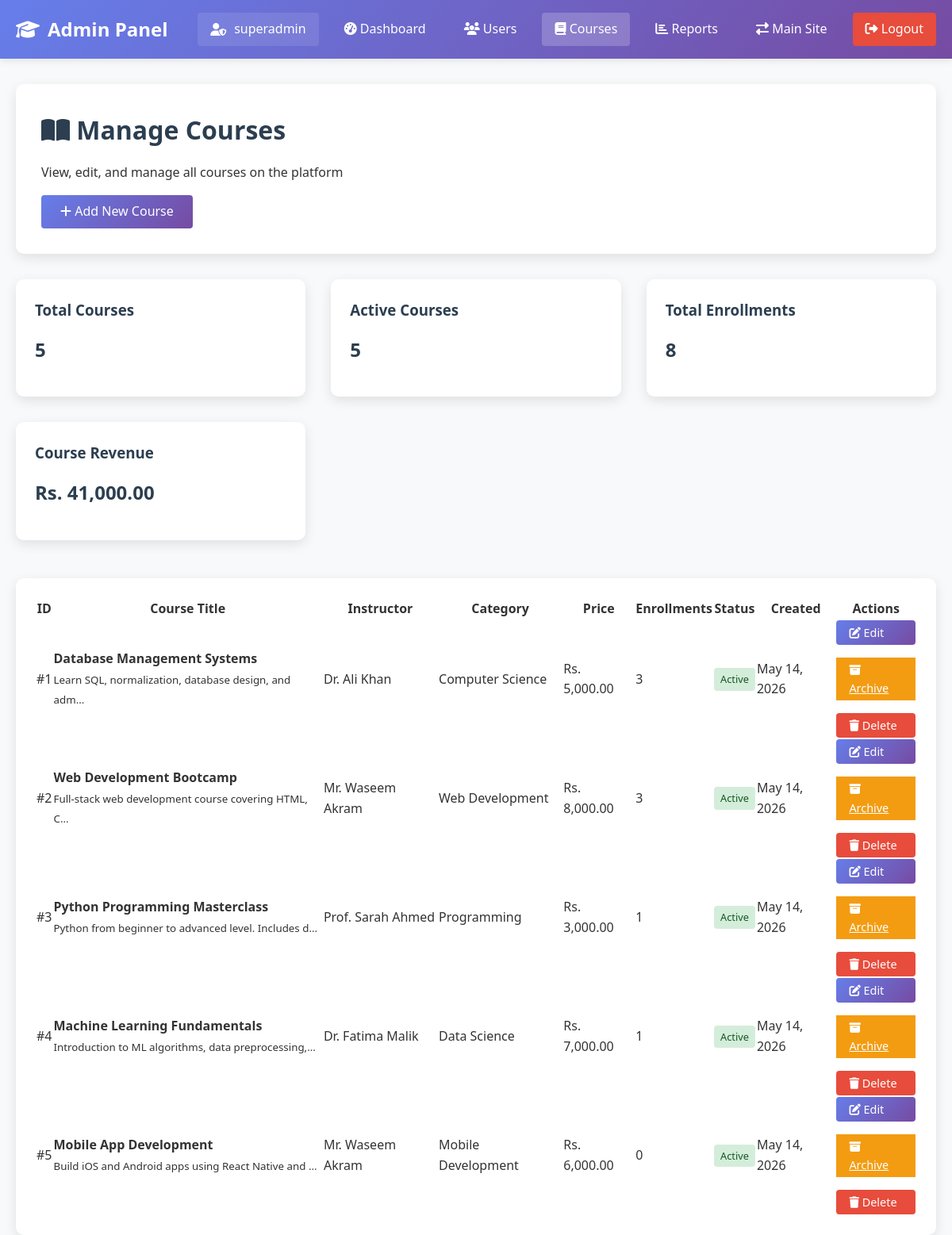
The app's page /admin/manage_courses.php (signed in) with its own data.
### tables this page shows
CREATE TABLE course (
    Course_ID INT PRIMARY KEY AUTO_INCREMENT,
    Title VARCHAR(100) NOT NULL,
    Description TEXT,
    Category VARCHAR(50),
    Level ENUM('Beginner', 'Intermediate', 'Advanced') DEFAULT 'Beginner',
    Price DECIMAL(10,2) DEFAULT 0.00,
    Duration INT COMMENT 'Duration in hours',
    Thumbnail VARCHAR(255),
    FK_Instructor_ID INT,
    Created_Date TIMESTAMP DEFAULT CURRENT_TIMESTAMP,
    Updated_Date TIMESTAMP DEFAULT CURRENT_TIMESTAMP ON UPDATE CURRENT_TIMESTAMP,
    Status ENUM('active', 'draft', 'archived') DEFAULT 'draft',
    FOREIGN KEY (FK_Instructor_ID) REFERENCES instructor(Instructor_ID) ON DELETE SET NULL
);

CREATE TABLE instructor (
    Instructor_ID INT PRIMARY KEY AUTO_INCREMENT,
    Name VARCHAR(50) NOT NULL,
    Email VARCHAR(50) UNIQUE NOT NULL,
    Phone VARCHAR(20),
    Qualification VARCHAR(100),
    Specialization VARCHAR(100),
    Bio TEXT,
    Password VARCHAR(255) NOT NULL,
    Profile_Image VARCHAR(255),
    Joining_Date TIMESTAMP DEFAULT CURRENT_TIMESTAMP,
    Status ENUM('active', 'inactive', 'pending') DEFAULT 'pending',
    Last_Login TIMESTAMP NULL
);

### config.php (called while the page is built, shortened)
<?php
$conn = new mysqli(DB_HOST, DB_USER, DB_PASS, DB_NAME);
$conn->set_charset("utf8mb4");
function isLoggedIn() {
    return isset($_SESSION['user_id']);
}
function getCurrentUser() {
    global $conn;
    $user_id = $_SESSION['user_id'];
    $user_type = $_SESSION['user_type'];
    if ($user_type == 'student') {
        $table = 'STUDENT';
        $id_field = 'Student_ID';
    } elseif ($user_type == 'instructor') {
        $table = 'INSTRUCTOR';
        $id_field = 'Instructor_ID';
    } elseif ($user_type == 'admin') {
        $table = 'ADMIN';
        $id_field = 'Admin_ID';
    } else {
        return null;
    }
    $sql = "SELECT * FROM $table WHERE $id_field = ?";
    $stmt = $conn->prepare($sql);
    $stmt->bind_param("i", $user_id);
    $stmt->execute();
    $result = $stmt->get_result();
    return $result->fetch_assoc();
}
?>

### admin/manage_courses.php (the view, shortened to what this page needs)
<?php
require_once '../config.php';
$admin = getCurrentUser();
?>
<!DOCTYPE html>
<html lang="en">
<head>
    <link rel="stylesheet" href="../css/style.css">
    <link rel="stylesheet" href="https://cdnjs.cloudflare.com/ajax/libs/font-awesome/6.4.0/css/all.min.css">
</head>
<body>
    <nav class="navbar">
        <div class="container">
            <a href="index.php" class="logo">
                <i class="fas fa-graduation-cap"></i>
                Admin Panel
            </a>
            <div class="nav-menu">
                <span class="user-greeting">
                    <i class="fas fa-user-shield"></i> <?php echo $admin['Username']; ?>
                </span>
                <a href="index.php"><i class="fas fa-tachometer-alt"></i> Dashboard</a>
                <a href="manage_users.php"><i class="fas fa-users"></i> Users</a>
                <a href="manage_courses.php" class="active"><i class="fas fa-book"></i> Courses</a>
                <a href="reports.php"><i class="fas fa-chart-bar"></i> Reports</a>
                <a href="../dashboard.php"><i class="fas fa-exchange-alt"></i> Main Site</a>
                <a href="../logout.php" class="btn-danger"><i class="fas fa-sign-out-alt"></i> Logout</a>
            </div>
        </div>
    </nav>
    <div class="container">
        <div class="dashboard-header">
            <h1><i class="fas fa-book-open"></i> Manage Courses</h1>
            <p>View, edit, and manage all courses on the platform</p>
            <a href="add_course.php" class="btn-primary">
                <i class="fas fa-plus"></i> Add New Course
            </a>
        </div>
        <div class="dashboard-grid">
            <?php
            $stats_sql = [
                'total_courses' => "SELECT COUNT(*) as count FROM COURSE",
                'active_courses' => "SELECT COUNT(*) as count FROM COURSE WHERE Status = 'active'",
                'total_enrollments' => "SELECT COUNT(*) as count FROM ENROLLMENT",
                'total_revenue' => "SELECT SUM(Amount) as total FROM PAYMENT WHERE Status = 'completed'"
            ];
            foreach ($stats_sql as $key => $sql) {
                $result = $conn->query($sql);
            }
            ?>
            <div class="dashboard-card">
                <div class="card-body">
                    <h3>Total Courses</h3>
                    <h2><?php echo $total_courses['count']; ?></h2>
                </div>
            </div>
            <div class="dashboard-card">
                <div class="card-body">
                    <h3>Active Courses</h3>
                    <h2><?php echo $active_courses['count']; ?></h2>
                </div>
            </div>
            <div class="dashboard-card">
                <div class="card-body">
                    <h3>Total Enrollments</h3>
                    <h2><?php echo $total_enrollments['count']; ?></h2>
                </div>
            </div>
            <div class="dashboard-card">
                <div class="card-body">
                    <h3>Course Revenue</h3>
                    <h2>Rs. <?php echo number_format($total_revenue['total'] ?? 0, 2); ?></h2>
                </div>
            </div>
        </div>
        <div class="dashboard-card">
            <div class="card-body">
                <table class="data-table">
                    <thead>
                        <tr>
                            <th>ID</th>
                            <th>Course Title</th>
                            <th>Instructor</th>
                            <th>Category</th>
                            <th>Price</th>
                            <th>Enrollments</th>
                            <th>Status</th>
                            <th>Created</th>
                            <th>Actions</th>
                        </tr>
                    </thead>
                    <tbody>
                        <?php
                        $sql = "SELECT c.*, i.Name as InstructorName,
                               COUNT(e.Enroll_ID) as EnrollmentCount
                               FROM COURSE c
                               JOIN INSTRUCTOR i ON c.FK_Instructor_ID = i.Instructor_ID
                               LEFT JOIN ENROLLMENT e ON c.Course_ID = e.FK_Course_ID
                               GROUP BY c.Course_ID
                               ORDER BY c.Created_Date DESC";
                        $result = $conn->query($sql);
                        if ($result->num_rows > 0) {
                            while($row = $result->fetch_assoc()) {
                                ?>
                                <tr>
                                    <td>#<?php echo $row['Course_ID']; ?></td>
                                    <td>
                                        <strong><?php echo htmlspecialchars($row['Title']); ?></strong>
                                        <br><small><?php echo substr(htmlspecialchars($row['Description']), 0, 50) . '...'; ?></small>
                                    </td>
                                    <td><?php echo htmlspecialchars($row['InstructorName']); ?></td>
                                    <td>
                                        <span class="badge"><?php echo $row['Category'] ?? 'Uncategorized'; ?></span>
                                    </td>
                                    <td>Rs. <?php echo number_format($row['Price'], 2); ?></td>
                                    <td><?php echo $row['EnrollmentCount']; ?></td>
                                    <td>
                                        <span class="status-badge <?php echo $row['Status']; ?>">
                                            <?php echo ucfirst($row['Status']); ?>
                                        </span>
                                    </td>
                                    <td><?php echo date('M d, Y', strtotime($row['Created_Date'])); ?></td>
                                    <td>
                                        <div class="action-buttons">
                                            <a href="edit_course.php?id=<?php echo $row['Course_ID']; ?>"
                                               class="btn-primary btn-small">
                                                <i class="fas fa-edit"></i> Edit
                                            </a>
                                            <?php if ($row['Status'] == 'active'): ?>
                                                <a href="?action=status&id=<?php echo $row['Course_ID']; ?>&status=draft"
                                                   class="btn-warning btn-small"
                                                   onclick="return confirm('Archive this course?')">
                                                    <i class="fas fa-archive"></i> Archive
                                                </a>
                                            <?php endif; ?>
                                            <a href="?action=delete&id=<?php echo $row['Course_ID']; ?>"
                                               class="btn-danger btn-small"
                                               onclick="return confirm('Are you sure you want to delete this course?')">
                                                <i class="fas fa-trash"></i> Delete
                                            </a>
                                        </div>
                                    </td>
                                </tr>
                                <?php
                            }
                        } else {
                            echo "<tr><td colspan='9' class='text-center'>No courses found</td></tr>";
                        }
                        ?>
                    </tbody>
                </table>
            </div>
        </div>
    </div>
</body>
</html>

### css/style.css (style rules this page uses)
* { margin: 0; padding: 0; box-sizing: border-box; }
body { font-family: 'Segoe UI', Tahoma, Geneva, Verdana, sans-serif; line-height: 1.6; color: #333; background-color: #f8f9fa; }
.container { max-width: 1200px; margin: 0 auto; padding: 0 20px; }
h1, h2, h3, h4 { color: #2c3e50; margin-bottom: 1rem; }
p { margin-bottom: 1rem; }
.navbar { background: linear-gradient(135deg, #667eea 0%, #764ba2 100%); color: white; padding: 1rem 0; box-shadow: 0 2px 10px rgba(0,0,0,0.1); }
.navbar .container { display: flex; justify-content: space-between; align-items: center; }
.logo { font-size: 1.5rem; font-weight: bold; color: white; text-decoration: none; display: flex; align-items: center; gap: 10px; }
.nav-menu { display: flex; gap: 1rem; align-items: center; }
.nav-menu a { color: white; text-decoration: none; padding: 0.5rem 1rem; border-radius: 4px; transition: background 0.3s; }
.nav-menu a.active { background: rgba(255,255,255,0.2); }
.btn-primary, .btn-secondary, .btn-outline, .btn-danger { padding: 0.5rem 1.5rem; border: none; border-radius: 4px; cursor: pointer; text-decoration: none; display: inline-block; transition: all 0.3s; font-weight: 500; }
.btn-primary { background: linear-gradient(135deg, #667eea 0%, #764ba2 100%); color: white; }
.btn-danger { background: #e74c3c; color: white; }
.btn-small { padding: 0.25rem 1rem; font-size: 0.9rem; }
.dashboard-header { background: white; padding: 2rem; border-radius: 10px; margin: 2rem 0; box-shadow: 0 5px 15px rgba(0,0,0,0.1); }
.dashboard-grid { display: grid; grid-template-columns: repeat(auto-fit, minmax(300px, 1fr)); gap: 2rem; margin-bottom: 3rem; }
.dashboard-card { background: white; border-radius: 10px; overflow: hidden; box-shadow: 0 5px 15px rgba(0,0,0,0.1); }
.card-body { padding: 1.5rem; }
.status-badge { display: inline-block; padding: 0.25rem 0.5rem; border-radius: 4px; font-size: 0.8rem; font-weight: 500; }
.status-badge.active { background: #d4edda; color: #155724; }
.action-buttons { display: grid; gap: 1rem; }
.user-greeting { color: white; padding: 0.5rem 1rem; background: rgba(255,255,255,0.1); border-radius: 4px; display: flex; align-items: center; gap: 10px; }

### admin/manage_courses.php (style rules this page uses)
.btn-warning { background: #f39c12; color: white; }

### records on screen
course: Course_ID "1", Title "Database Management Systems", Description "Learn SQL, normalization, database design, and adm", FK_Instructor_ID.Name "Dr. Ali Khan", Category "Computer Science", Price "5,000.00", EnrollmentCount "3", Status "Active", Created_Date "May 14, 2026"
course: Course_ID "2", Title "Web Development Bootcamp", Description "Full-stack web development course covering HTML, C", FK_Instructor_ID.Name "Mr. Waseem Akram", Category "Web Development", Price "8,000.00", EnrollmentCount "3", Status "Active", Created_Date "May 14, 2026"
course: Course_ID "3", Title "Python Programming Masterclass", Description "Python from beginner to advanced level. Includes d", FK_Instructor_ID.Name "Prof. Sarah Ahmed", Category "Programming", Price "3,000.00", EnrollmentCount "1", Status "Active", Created_Date "May 14, 2026"
course: Course_ID "4", Title "Machine Learning Fundamentals", Description "Introduction to ML algorithms, data preprocessing,", FK_Instructor_ID.Name "Dr. Fatima Malik", Category "Data Science", Price "7,000.00", EnrollmentCount "1", Status "Active", Created_Date "May 14, 2026"
course: Course_ID "5", Title "Mobile App Development", Description "Build iOS and Android apps using React Native and", FK_Instructor_ID.Name "Mr. Waseem Akram", Category "Mobile Development", Price "6,000.00", EnrollmentCount "0", Status "Active", Created_Date "May 14, 2026"

### other values on screen
$admin['Username'] "superadmin"
$total_courses['count'] "5"
$active_courses['count'] "5"
$total_enrollments['count'] "8"
$total_revenue['total'] "41,000.00"
